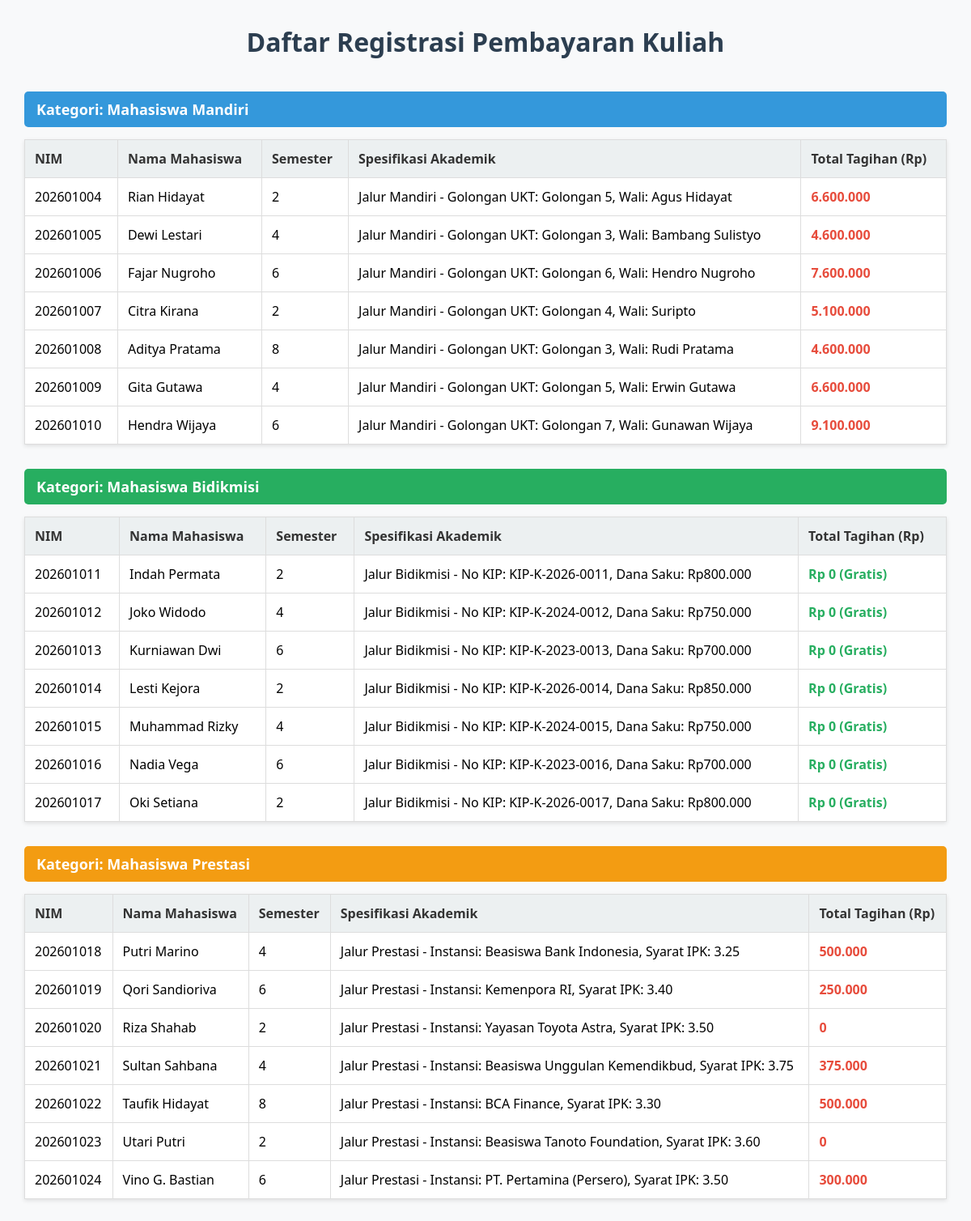
The page / on the database its author committed.
### tables this page shows
CREATE TABLE `tabel_mahasiswa` (
  `id_mahasiswa` int NOT NULL,
  `nama_mahasiswa` varchar(100) NOT NULL,
  `nim` varchar(15) NOT NULL,
  `semester` int NOT NULL,
  `tarif_ukt_nominal` decimal(12,2) NOT NULL,
  `jenis_pembiayaan` enum('mandiri','bidikmisi','prestasi') NOT NULL,
  `golongan_ukt` varchar(10) DEFAULT NULL,
  `nama_wali` varchar(100) DEFAULT NULL,
  `nomor_kip_kuliah` varchar(30) DEFAULT NULL,
  `dana_saku_subsidi` decimal(12,2) DEFAULT NULL,
  `nama_instansi_beasiswa` varchar(100) DEFAULT NULL,
  `minimal_ipk_syarat` decimal(3,2) DEFAULT NULL
);

### mahasiswa.php (called while the page is built, shortened)
<?php
abstract class Mahasiswa {
    protected $nama_mahasiswa;
    protected $nim;
    public function __construct($id_mahasiswa, $nama_mahasiswa, $nim, $semester, $tarif_ukt_nominal) {
        $this->nama_mahasiswa = $nama_mahasiswa;
        $this->nim = $nim;
        $this->tarif_ukt_nominal = $tarif_ukt_nominal;
    }
    public function getNamaMahasiswa() {
        return $this->nama_mahasiswa;
    }
    public function getNim() {
        return $this->nim;
    }
}

### MahasiswaMandiri.php (called while the page is built, shortened)
<?php
require_once 'Mahasiswa.php';
class MahasiswaMandiri extends Mahasiswa {
    private $golonganUkt;
    private $namaWali;
    public function __construct($id_mahasiswa, $nama_mahasiswa, $nim, $semester, $tarif_ukt_nominal, $golonganUkt, $namaWali) {
        $this->golonganUkt = $golonganUkt;
        $this->namaWali = $namaWali;
    }
    public function hitungTagihanSemester() {
        return $this->tarif_ukt_nominal + 100000;
    }
    public function tampilkanSpesifikasiAkademik() {
        return "Jalur Mandiri - Golongan UKT: {$this->golonganUkt}, Wali: {$this->namaWali}";
    }
}
?>

### MahasiswaBidikMisi.php (called while the page is built, shortened)
<?php
require_once 'Mahasiswa.php';
class MahasiswaBidikMisi extends Mahasiswa {
    private $NomorKipKuliah;
    private $danaSakuSubsidi;
    public function __construct($id_mahasiswa, $nama_mahasiswa, $nim, $semester, $tarif_ukt_nominal, $NomorKipKuliah, $danaSakuSubsidi) {
        $this->NomorKipKuliah = $NomorKipKuliah;
        $this->danaSakuSubsidi = $danaSakuSubsidi;
    }
    public function tampilkanSpesifikasiAkademik() {
        return "Jalur Bidikmisi - No KIP: {$this->NomorKipKuliah}, Dana Saku: Rp" . number_format($this->danaSakuSubsidi, 0, ',', '.');
    }
}
?>

### MahasiswaPrestasi.php (called while the page is built, shortened)
<?php
require_once 'Mahasiswa.php';
class MahasiswaPrestasi extends Mahasiswa {
    private $namaInstansiBeasiswa;
    private $minimalIpkSyarat;
    public function __construct($id_mahasiswa, $nama_mahasiswa, $nim, $semester, $tarif_ukt_nominal, $namaInstansiBeasiswa, $minimalIpkSyarat) {
        $this->namaInstansiBeasiswa = $namaInstansiBeasiswa;
        $this->minimalIpkSyarat = $minimalIpkSyarat;
    }
    public function hitungTagihanSemester() {
        return $this->tarif_ukt_nominal * 0.25;
    }
    public function tampilkanSpesifikasiAkademik() {
        return "Jalur Prestasi - Instansi: {$this->namaInstansiBeasiswa}, Syarat IPK: {$this->minimalIpkSyarat}";
    }
}
?>

### index.php (the view, shortened to what this page needs)
<?php
require_once 'koneksi.php';
require_once 'MahasiswaMandiri.php';
require_once 'MahasiswaBidikMisi.php';
require_once 'MahasiswaPrestasi.php';
?>
<!DOCTYPE html>
<html lang="id">
<head>
</head>
<body>
    <h1>Daftar Registrasi Pembayaran Kuliah</h1>
    <h2 class="bg-mandiri">Kategori: Mahasiswa Mandiri</h2>
    <table>
        <thead>
            <tr>
                <th>NIM</th>
                <th>Nama Mahasiswa</th>
                <th>Semester</th>
                <th>Spesifikasi Akademik</th>
                <th>Total Tagihan (Rp)</th>
            </tr>
        </thead>
        <tbody>
            <?php
            $stmt = $pdo->query("SELECT * FROM tabel_mahasiswa WHERE jenis_pembiayaan = 'mandiri'");
            while ($row = $stmt->fetch(PDO::FETCH_ASSOC)) {
                $mhs = new MahasiswaMandiri(
                    $row['id_mahasiswa'], $row['nama_mahasiswa'], $row['nim'],
                    $row['semester'], $row['tarif_ukt_nominal'],
                    $row['golongan_ukt'], $row['nama_wali']
                );
                echo "<tr>";
                echo "<td>" . $mhs->getNim() . "</td>";
                echo "<td>" . $mhs->getNamaMahasiswa() . "</td>";
                echo "<td>" . $row['semester'] . "</td>";
                echo "<td>" . $mhs->tampilkanSpesifikasiAkademik() . "</td>";
                echo "<td class='tagihan'>" . number_format($mhs->hitungTagihanSemester(), 0, ',', '.') . "</td>";
                echo "</tr>";
            }
            ?>
        </tbody>
    </table>
    <h2 class="bg-bidikmisi">Kategori: Mahasiswa Bidikmisi</h2>
    <table>
        <thead>
            <tr>
                <th>NIM</th>
                <th>Nama Mahasiswa</th>
                <th>Semester</th>
                <th>Spesifikasi Akademik</th>
                <th>Total Tagihan (Rp)</th>
            </tr>
        </thead>
        <tbody>
            <?php
            $stmt = $pdo->query("SELECT * FROM tabel_mahasiswa WHERE jenis_pembiayaan = 'bidikmisi'");
            while ($row = $stmt->fetch(PDO::FETCH_ASSOC)) {
                $mhs = new MahasiswaBidikMisi(
                    $row['id_mahasiswa'], $row['nama_mahasiswa'], $row['nim'],
                    $row['semester'], $row['tarif_ukt_nominal'],
                    $row['nomor_kip_kuliah'], $row['dana_saku_subsidi']
                );
                echo "<tr>";
                echo "<td>" . $mhs->getNim() . "</td>";
                echo "<td>" . $mhs->getNamaMahasiswa() . "</td>";
                echo "<td>" . $row['semester'] . "</td>";
                echo "<td>" . $mhs->tampilkanSpesifikasiAkademik() . "</td>";
                echo "<td class='gratis'>Rp 0 (Gratis)</td>";
                echo "</tr>";
            }
            ?>
        </tbody>
    </table>
    <h2 class="bg-prestasi">Kategori: Mahasiswa Prestasi</h2>
    <table>
        <thead>
            <tr>
                <th>NIM</th>
                <th>Nama Mahasiswa</th>
                <th>Semester</th>
                <th>Spesifikasi Akademik</th>
                <th>Total Tagihan (Rp)</th>
            </tr>
        </thead>
        <tbody>
            <?php
            $stmt = $pdo->query("SELECT * FROM tabel_mahasiswa WHERE jenis_pembiayaan = 'prestasi'");
            while ($row = $stmt->fetch(PDO::FETCH_ASSOC)) {
                $mhs = new MahasiswaPrestasi(
                    $row['id_mahasiswa'], $row['nama_mahasiswa'], $row['nim'],
                    $row['semester'], $row['tarif_ukt_nominal'],
                    $row['nama_instansi_beasiswa'], $row['minimal_ipk_syarat']
                );
                echo "<tr>";
                echo "<td>" . $mhs->getNim() . "</td>";
                echo "<td>" . $mhs->getNamaMahasiswa() . "</td>";
                echo "<td>" . $row['semester'] . "</td>";
                echo "<td>" . $mhs->tampilkanSpesifikasiAkademik() . "</td>";
                echo "<td class='tagihan'>" . number_format($mhs->hitungTagihanSemester(), 0, ',', '.') . "</td>";
                echo "</tr>";
            }
            ?>
        </tbody>
    </table>
</body>
</html>

### index.php (style rules this page uses)
body { font-family: 'Segoe UI', Tahoma, Geneva, Verdana, sans-serif; margin: 30px; background-color: #f8f9fa; }
h1 { text-align: center; color: #2c3e50; margin-bottom: 40px; }
h2 { color: #fff; padding: 10px 15px; border-radius: 5px; margin-top: 30px; font-size: 18px; }
.bg-mandiri { background-color: #3498db; }
.bg-bidikmisi { background-color: #27ae60; }
.bg-prestasi { background-color: #f39c12; }
table { width: 100%; border-collapse: collapse; background-color: #fff; box-shadow: 0 2px 5px rgba(0,0,0,0.1); }
th, td { border: 1px solid #ddd; padding: 12px; text-align: left; }
th { background-color: #ecf0f1; color: #333; }
.tagihan { font-weight: bold; color: #e74c3c; }
.gratis { font-weight: bold; color: #27ae60; }

### rows shown on the page
tabel_mahasiswa: nim "202601004", nama_mahasiswa "Rian Hidayat", semester "2", $mhs->tampilkanSpesifikasiAkademik() "Jalur Mandiri - Golongan UKT: Golongan 5, Wali: Agus Hidayat", tarif_ukt_nominal "6.600.000"
tabel_mahasiswa: nim "202601005", nama_mahasiswa "Dewi Lestari", semester "4", $mhs->tampilkanSpesifikasiAkademik() "Jalur Mandiri - Golongan UKT: Golongan 3, Wali: Bambang Sulistyo", tarif_ukt_nominal "4.600.000"
tabel_mahasiswa: nim "202601006", nama_mahasiswa "Fajar Nugroho", semester "6", $mhs->tampilkanSpesifikasiAkademik() "Jalur Mandiri - Golongan UKT: Golongan 6, Wali: Hendro Nugroho", tarif_ukt_nominal "7.600.000"
tabel_mahasiswa: nim "202601007", nama_mahasiswa "Citra Kirana", semester "2", $mhs->tampilkanSpesifikasiAkademik() "Jalur Mandiri - Golongan UKT: Golongan 4, Wali: Suripto", tarif_ukt_nominal "5.100.000"
tabel_mahasiswa: nim "202601008", nama_mahasiswa "Aditya Pratama", semester "8", $mhs->tampilkanSpesifikasiAkademik() "Jalur Mandiri - Golongan UKT: Golongan 3, Wali: Rudi Pratama", tarif_ukt_nominal "4.600.000"
tabel_mahasiswa: nim "202601009", nama_mahasiswa "Gita Gutawa", semester "4", $mhs->tampilkanSpesifikasiAkademik() "Jalur Mandiri - Golongan UKT: Golongan 5, Wali: Erwin Gutawa", tarif_ukt_nominal "6.600.000"
tabel_mahasiswa: nim "202601010", nama_mahasiswa "Hendra Wijaya", semester "6", $mhs->tampilkanSpesifikasiAkademik() "Jalur Mandiri - Golongan UKT: Golongan 7, Wali: Gunawan Wijaya", tarif_ukt_nominal "9.100.000"
tabel_mahasiswa: nim "202601011", nama_mahasiswa "Indah Permata", semester "2", $mhs->tampilkanSpesifikasiAkademik() "Jalur Bidikmisi - No KIP: KIP-K-2026-0011, Dana Saku: Rp800.000"
tabel_mahasiswa: nim "202601012", nama_mahasiswa "Joko Widodo", semester "4", $mhs->tampilkanSpesifikasiAkademik() "Jalur Bidikmisi - No KIP: KIP-K-2024-0012, Dana Saku: Rp750.000"
tabel_mahasiswa: nim "202601013", nama_mahasiswa "Kurniawan Dwi", semester "6", $mhs->tampilkanSpesifikasiAkademik() "Jalur Bidikmisi - No KIP: KIP-K-2023-0013, Dana Saku: Rp700.000"
tabel_mahasiswa: nim "202601014", nama_mahasiswa "Lesti Kejora", semester "2", $mhs->tampilkanSpesifikasiAkademik() "Jalur Bidikmisi - No KIP: KIP-K-2026-0014, Dana Saku: Rp850.000"
tabel_mahasiswa: nim "202601015", nama_mahasiswa "Muhammad Rizky", semester "4", $mhs->tampilkanSpesifikasiAkademik() "Jalur Bidikmisi - No KIP: KIP-K-2024-0015, Dana Saku: Rp750.000"
tabel_mahasiswa: nim "202601016", nama_mahasiswa "Nadia Vega", semester "6", $mhs->tampilkanSpesifikasiAkademik() "Jalur Bidikmisi - No KIP: KIP-K-2023-0016, Dana Saku: Rp700.000"
tabel_mahasiswa: nim "202601017", nama_mahasiswa "Oki Setiana", semester "2", $mhs->tampilkanSpesifikasiAkademik() "Jalur Bidikmisi - No KIP: KIP-K-2026-0017, Dana Saku: Rp800.000"
tabel_mahasiswa: nim "202601018", nama_mahasiswa "Putri Marino", semester "4", $mhs->tampilkanSpesifikasiAkademik() "Jalur Prestasi - Instansi: Beasiswa Bank Indonesia, Syarat IPK: 3.25", tarif_ukt_nominal "500.000"
tabel_mahasiswa: nim "202601019", nama_mahasiswa "Qori Sandioriva", semester "6", $mhs->tampilkanSpesifikasiAkademik() "Jalur Prestasi - Instansi: Kemenpora RI, Syarat IPK: 3.40", tarif_ukt_nominal "250.000"
tabel_mahasiswa: nim "202601020", nama_mahasiswa "Riza Shahab", semester "2", $mhs->tampilkanSpesifikasiAkademik() "Jalur Prestasi - Instansi: Yayasan Toyota Astra, Syarat IPK: 3.50", tarif_ukt_nominal "0"
tabel_mahasiswa: nim "202601021", nama_mahasiswa "Sultan Sahbana", semester "4", $mhs->tampilkanSpesifikasiAkademik() "Jalur Prestasi - Instansi: Beasiswa Unggulan Kemendikbud, Syarat IPK: 3.75", tarif_ukt_nominal "375.000"
tabel_mahasiswa: nim "202601022", nama_mahasiswa "Taufik Hidayat", semester "8", $mhs->tampilkanSpesifikasiAkademik() "Jalur Prestasi - Instansi: BCA Finance, Syarat IPK: 3.30", tarif_ukt_nominal "500.000"
tabel_mahasiswa: nim "202601023", nama_mahasiswa "Utari Putri", semester "2", $mhs->tampilkanSpesifikasiAkademik() "Jalur Prestasi - Instansi: Beasiswa Tanoto Foundation, Syarat IPK: 3.60", tarif_ukt_nominal "0"
tabel_mahasiswa: nim "202601024", nama_mahasiswa "Vino G. Bastian", semester "6", $mhs->tampilkanSpesifikasiAkademik() "Jalur Prestasi - Instansi: PT. Pertamina (Persero), Syarat IPK: 3.50", tarif_ukt_nominal "300.000"
